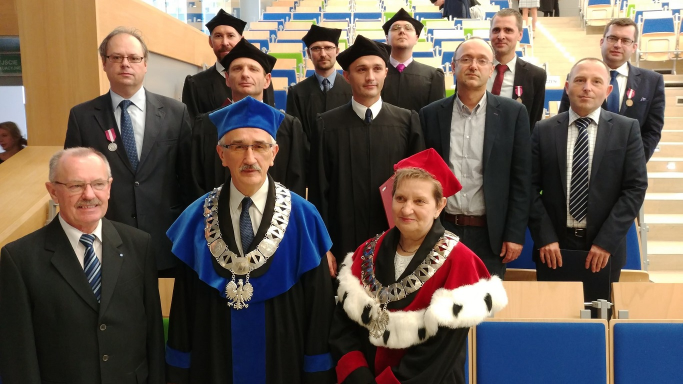
#> input picture machine-learning-2/project1/data/000000.jpg, 1365 x 768 px (shown at 1/2 size)
$ python main.py
#> lines starting #> are read from the running program, lines starting #| are printed output that depends on the picture
import cv2
import numpy as np
import time
from numba import jit, uint8, int32, int16
import pickle
from sklearn import metrics
from sklearn.preprocessing import label_binarize
from sklearn.ensemble import AdaBoostClassifier
import matplotlib.pyplot as plt
from src.RealBoostBins import RealBoostBins
from joblib import Parallel, delayed
from multiprocessing import Process

DATA_FOLDER = './data/'
CLFS_FOLDER = './clasifiers/'

# each row describes white rectangle (in a template, in a unit square): (j, k, h, w)
HAAR_TEMPLATED = [
    np.array([[0.0, 0.0, 0.5, 1.0]]),  # "top-down edge" - punkt zaczepienia 0.0, wysokość 1/2, sięga do 1
    np.array([[0.0, 0.0, 1.0, 0.5]]),  # "left-right edge"
    np.array([[0.25, 0.0, 0.5, 1.0]]),  # "horizontal middle edge"
    np.array([[0.0, 0.25, 1.0, 0.5]]),  # "vertical middle edge"
    np.array([[0.0, 0.0, 0.5, 0.5], [0.5, 0.5, 0.5, 0.5]]),  # "diagonal edge"
]

HEIGHT = 480
FEATURE_MIN = 0.25
FEATURE_MAX = 0.5

DETECT_SCALES = 4
DETECT_WINDOW_HEIGHT_MIN = 64
DETECT_WINDOW_WIDTH_MIN = 64
DETECT_WINDOW_GROWTH = 1.25  # increase window about 25%
DETECT_WINDOW_JUMP = 0.1
DETECT_THRESHOLD = 1.5


def img_resize(i):
    h, w, _ = i.shape
    return cv2.resize(i, (round(w * HEIGHT / h), HEIGHT))


"""
5 szablonów
s = 2
p = 2 -> 3x3 okno
lczba_cech = 5 * s**2 * (2*p - 1)**2 = 5 * 4 * 9 = 180
"""


def haar_indexes(s: int, p: int):
#> called with s = 5, p = 5
    h_indexes = []

    for t in range(len(HAAR_TEMPLATED)):
        for s_j in range(s):
            for s_k in range(s):
                for p_j in range(-p + 1, p, 1):
                    for p_k in range(-p + 1, p, 1):
                        h_indexes.append(np.array([t, s_j, s_k, p_j, p_k]))

    return np.array(h_indexes)


def haar_coordinates(s: int, p: int, h_indexes: np.array):
#> called with s = 5, p = 5, h_indexes = array of shape (10125, 5)
    h_coords = []

    for t, s_j, s_k, p_j, p_k in h_indexes:
        f_h = FEATURE_MIN + s_j * (FEATURE_MAX - FEATURE_MIN) / (s - 1) if s > 1 else FEATURE_MIN
        f_w = FEATURE_MIN + s_k * (FEATURE_MAX - FEATURE_MIN) / (s - 1) if s > 1 else FEATURE_MIN
        shift_h = (1.0 - f_h) / (2 * p - 2) if p > 1 else 0.0
        shift_w = (1.0 - f_w) / (2 * p - 2) if p > 1 else 0.0
        pos_j = 0.5 + p_j * shift_h - 0.5 * f_h
        pos_k = 0.5 + p_k * shift_w - 0.5 * f_w

        single_hcoords = [
            np.array([pos_j, pos_k, f_h, f_w])]  # background of whole feature (useful later for feature computation)
        for white in HAAR_TEMPLATED[t]:
            single_hcoords.append(white * np.array([f_h, f_w, f_h, f_w]) + np.array([pos_j, pos_k, 0.0, 0.0]))
        h_coords.append(np.array(single_hcoords))

    return np.array(h_coords, dtype="object")


# [28 lines left out: functions draw_feature, integral_image, not called in this run]


def integral_image_cumsum(image_gray: np.array):
    return np.cumsum(np.cumsum(image_gray, axis=0), axis=1)


@jit(nopython=True, cache=True)
def integral_image(image_gray: np.array):
    h, w = image_gray.shape
    ii = np.zeros(image_gray.shape, dtype='int32')
    ii_row = np.zeros(w, dtype='int32')

    for j in range(h):
        for k in range(w):
            ii_row[k] = image_gray[j, k]  # dodaj do sumy, która jest w bieżącym wierszu w pkt k
            if k > 0:  # jak było coś na lewo
                ii_row[k] += ii_row[k - 1]  # to doklej

            ii[j, k] = ii_row[k]
            if j > 0:
                ii[j, k] += ii[j - 1, k]

    return ii


# [367 lines left out: functions integral_image_delta, haar_feature, haar_features, iou, fddb_read_single_fold, fddb_read_single_fold_counter and 2 more, not called in this run]


def unpickle_all(fname):
    print("UNPICKLE...")
    t1 = time.time()
    f = open(fname, "rb")
    some_list = pickle.load(f)
    f.close()
    t2 = time.time()
    print("UNPICKLE DONE. [TIME: " + str(t2 - t1) + " s.]")

    return some_list


# [281 lines left out: functions time_of_comparisons_delta, demo_of_features, haar_features_demo, detect, detect_row, get_metrics and 3 more, not called in this run]


if __name__ == '__main__':
    s = 5
    p = 5
    n = len(HAAR_TEMPLATED) * s ** 2 * (2 * p - 1) ** 2
    T = 32  # number of boosting rounds
    B = 8  # number fo bins (buckets)
    random_seed = 1

    DATA_NAME = f'face_n_{n}_s_{s}_p_{p}.bin'
    # CLFS_NAME = f'face_n_{n}_s_{s}_p_{p}_T_{T}_ada.bin'
    CLFS_NAME = f'face_n_{n}_s_{s}_p_{p}_T_{T}_B_{B}_real.bin'
    print(f's: {s}, p: {p}, n: {n}')

    h_indexes = haar_indexes(s, p)
    haar_coords = haar_coordinates(s, p, h_indexes)
    print(len(h_indexes), haar_coords.shape[0])

    i = cv2.imread(DATA_FOLDER + "000000.jpg")
#> i is the input picture: shape (768, 1365, 3); mean B, G, R 81.7, 90.7, 103.2

    i_resized = img_resize(i)
#> in img_resize, `return cv2.resize(i, (round(w * HEIGHT / h), HEIGHT))`:
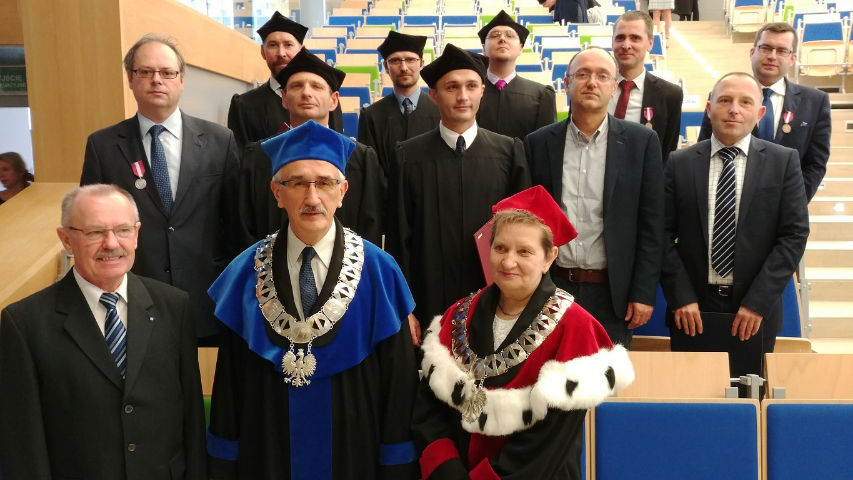
#> returned value: shape (480, 853, 3); mean of channels 0, 1, 2 81.6, 90.6, 103.1; drawn as B, G, R
    i_gray = cv2.cvtColor(i_resized, cv2.COLOR_BGR2GRAY)
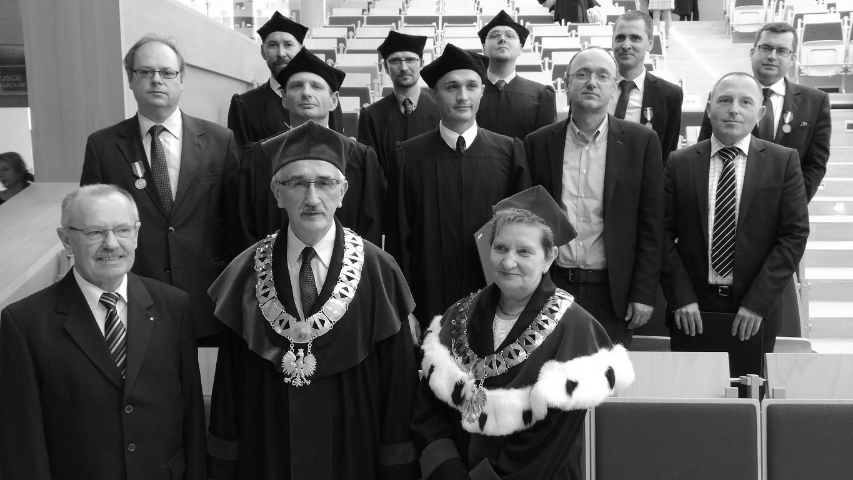
#> i_gray: shape (480, 853); min 2, max 255, mean 93.3

    j0, k0 = 160, 280
    h = w = 128
    ii = integral_image(i_gray)
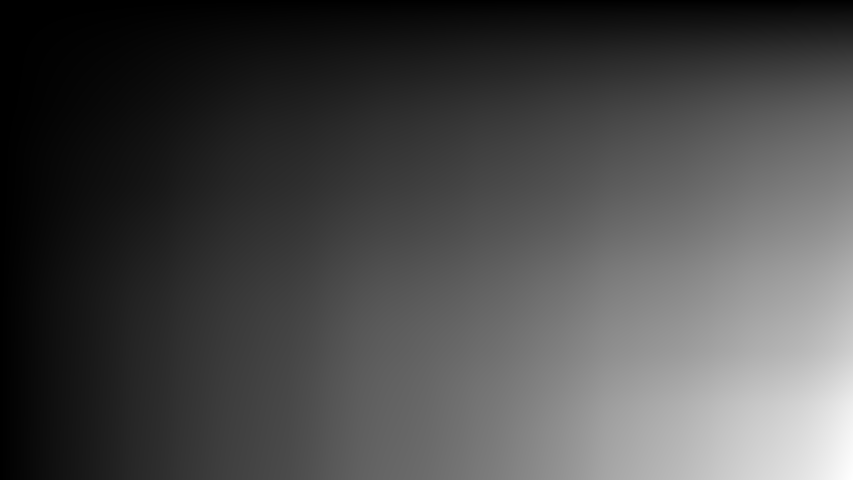
#> ii: shape (480, 853) int32; min 109, max 38197928, mean 11029494.2; drawn with min black and max white
    h_coords = haar_coordinates(s, p, h_indexes)

    # time_of_comparisons_delta()
    # demo_of_features()

    t1 = time.time()
    # X_train, y_train, X_test, y_test = fddb_data(DATA_FOLDER, h_coords, 10, n)
    # pickle_all(DATA_FOLDER + DATA_NAME, [X_train, y_train, X_test, y_test])
    X_train, y_train, X_test, y_test = unpickle_all(DATA_FOLDER + DATA_NAME)
#> (the run stopped early here; a loop or call above may not have finished)
